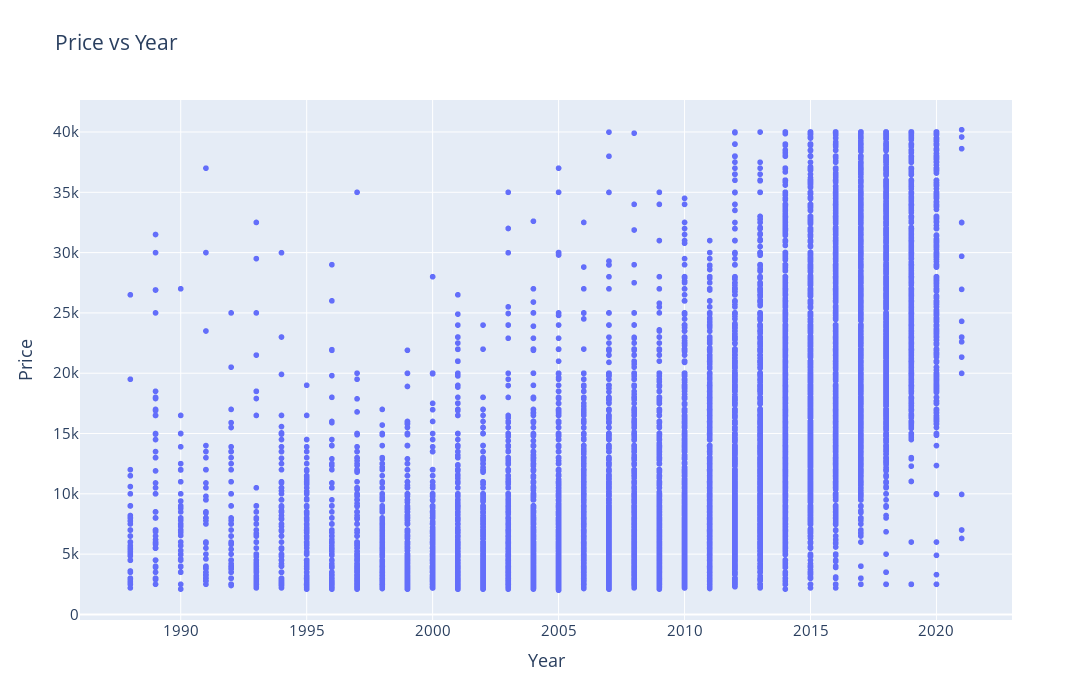

The notebook cell saved with this chart:
### Markdown cell above
**Price vs Year**   
Price has a positive relationship with Year.  Newer used cars cost more.

### Code cell
# plot Price vs Year
fig = go.Figure()
fig.add_trace(go.Scattergl(
    x = vehicle['year'],
    y = vehicle['price'],
    mode = 'markers'
))
fig.update_layout(
    height=700,
    width=1200,
    xaxis_title='Year',
    yaxis_title='Price',
    title='Price vs Year',
    font_size=15)
fig.show()

### Figure 1 — Plotly figure (JSON) as saved in the notebook; plotly's stock layout.template omitted (floating-point values rounded to 4 significant figures; data arrays with more than 128 entries replaced by an {"elided": "..."} marker saying what was removed)
{"data": [{"mode": "markers", "type": "scattergl", "x": {"elided": "32164 float values"}, "y": {"elided": "32164 int values"}}], "layout": {"font": {"size": 15}, "height": 700, "title": {"text": "Price vs Year"}, "width": 1200, "xaxis": {"title": {"text": "Year"}}, "yaxis": {"title": {"text": "Price"}}}}
